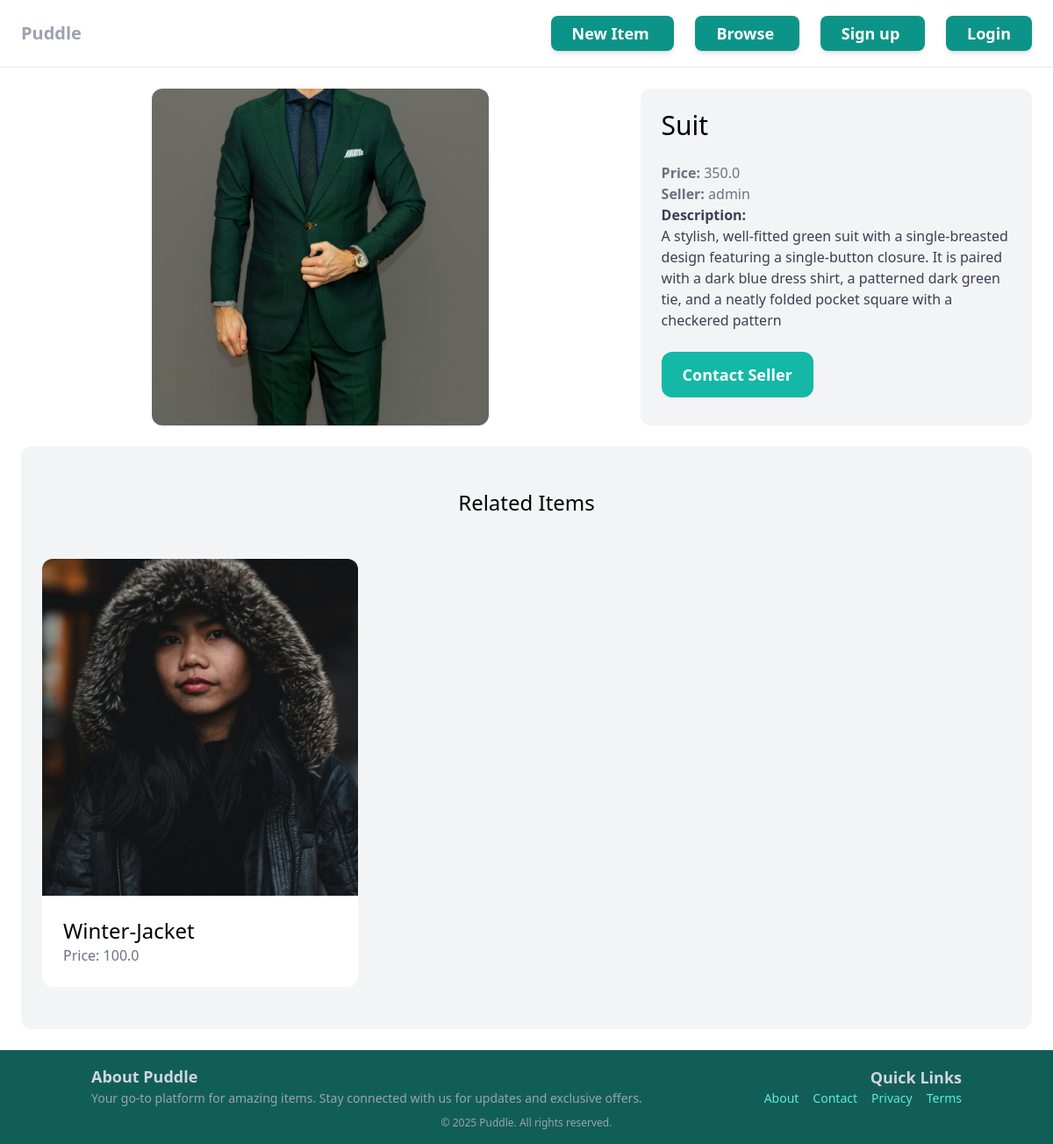
The app's page /items/6/, older data.
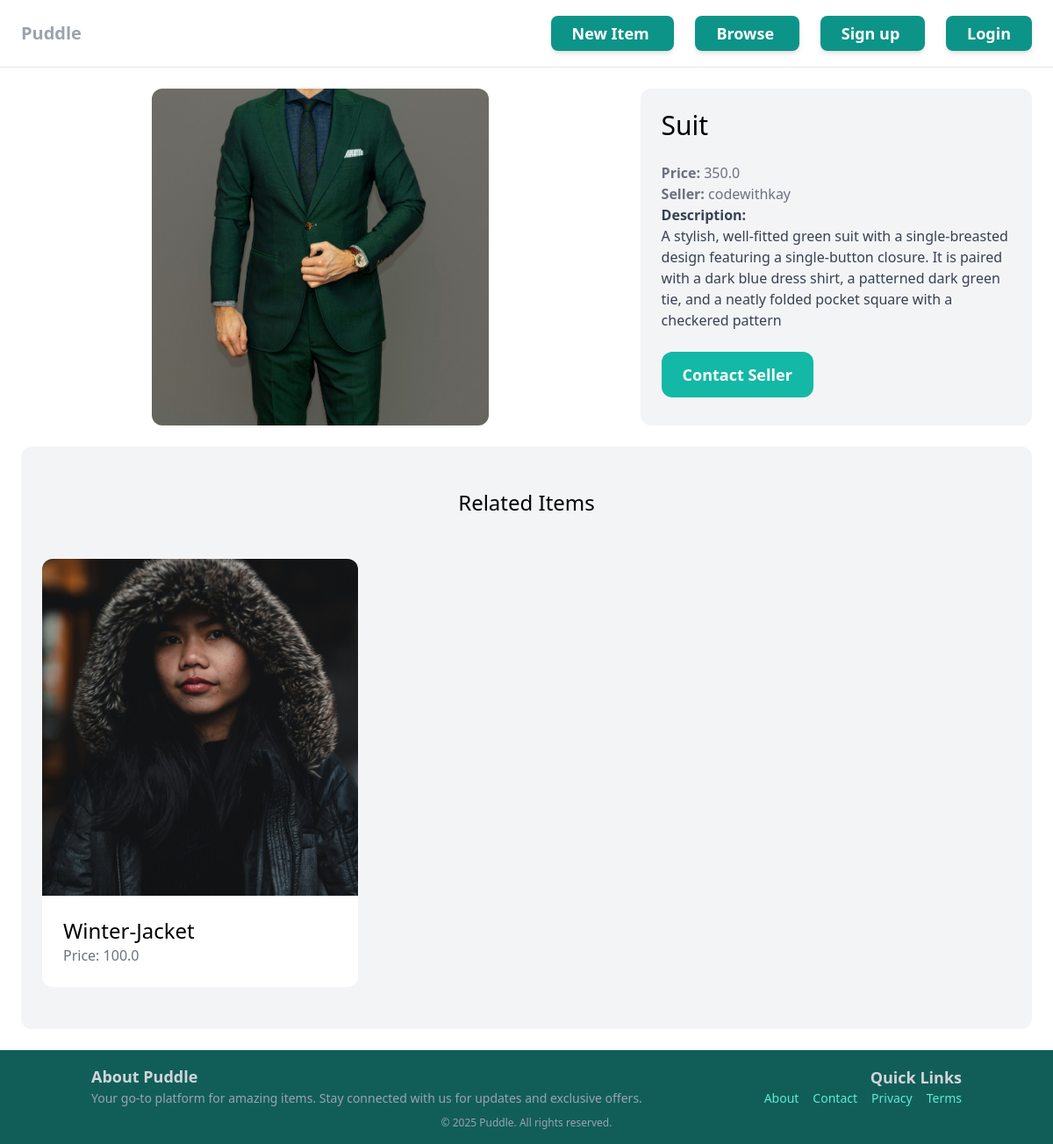
The same page, newer data.
### item/models.py (models this page shows, shortened)
class Item(models.Model):
    category= models.ForeignKey(Category, related_name="items", on_delete=models.CASCADE)
    name = models.CharField(max_length=255)
    description = models.TextField(blank=True, null=True)
    price = models.FloatField()
    image = models.ImageField(upload_to="item_image", blank=True, null=True) # pip install pillow
    is_sold = models.BooleanField(default=False)
    created_by = models.ForeignKey(User, related_name="items", on_delete=models.CASCADE)
    created_at = models.DateTimeField(auto_now_add=True)

### item/views.py (the view)
# urls.py: path("<int:pk>/", views.detail, name="detail"),
def detail(request, pk):  # pk==primary-key
    item = get_object_or_404(Item, pk=pk)
    related_items = Item.objects.filter(category=item.category, is_sold=False).exclude(pk=pk)[0:3]
    return render(request, "item/detail.html", {
        "item": item,
        "related_items": related_items
    })

### item/templates/item/detail.html (shortened to what this page needs)
{% extends "core/base.html" %}
{% block content %}
<div class="grid grid-cols-1 md:grid-cols-5 gap-6">
  <div class="md:col-span-3">
    <div class="flex justify-center">
      <img src="{{ item.image.url }}" alt="image" class="rounded-xl w-96 h-96 object-cover" />
    </div>
  </div>
  <div class="md:col-span-2 p-6 bg-gray-100 rounded-xl">
    <h1 class="mb-6 text-3xl">{{ item.name }}</h1>
    <p class="text-gray-500"><strong>Price:</strong> {{ item.price }}</p>
    <p class="text-gray-500"><strong>Seller:</strong> {{ item.created_by.username }}</p>
    {% if item.description %}
      <p class="text-gray-700">
        <strong class="text-gray-700">Description:</strong><br />{{ item.description }}
      </p>
    {% endif %}
    {% if request.user == item.created_by %}
      <div class="mt-6 p-6 bg-white rounded-xl">
        <p>This is your item!</p>
        <a href="{%url 'item:edit' item.id %}" class="inline-block mt-6 px-6 py-3 text-lg font-semibold bg-teal-500 text-white rounded-xl">Edit</a>
        <a href="{% url 'item:delete' item.id %}" class="inline-block mt-6 px-6 py-3 text-lg font-semibold bg-red-500 text-white rounded-xl">Delete</a>
      </div>
    {% else %}
      <a href="{% url 'conversation:new' item.id %}" class="inline-block mt-6 px-6 py-3 text-lg font-semibold bg-teal-500 text-white rounded-xl hover:bg-teal-700">Contact Seller</a>
    {% endif %}
  </div>
</div>
<div class="mt-6 px-6 py-12 bg-gray-100 rounded-xl">
  <h2 class="mb-12 text-2xl text-center">Related Items</h2>
  <div class="grid grid-cols-1 sm:grid-cols-2 lg:grid-cols-3 gap-3">
    {% for item in related_items %}
      <div>
        <a href="{% url 'item:detail' item.id %}">
          <div>
            <img src="{{ item.image.url }}" class="w-full h-96 object-cover rounded-t-xl" alt="image" />
          </div>
          <div class="p-6 bg-white rounded-b-xl">
            <h2 class="text-2xl">{{ item.name }}</h2>
            <p class="text-gray-500">Price: {{ item.price }}</p>
          </div>
        </a>
      </div>
    {% endfor %}
  </div>
</div>
{% endblock %}

Row changes from the older to the newer data that the page shows:
changed Item "Suit": created_by.username "admin" → "codewithkay"
